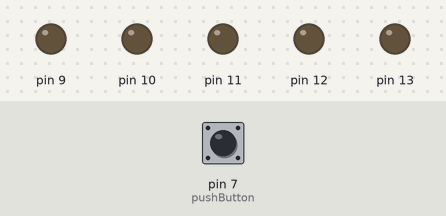
The sketch below on a simulated Arduino Uno, built with avr-gcc and run on an emulated ATmega328P. Parts: output pins drawn as LEDs (lit = HIGH). Inputs (shaded band) come from the test bench; at power-on: pin 7 (pushButton) LOW.

Above: at 1.2 s.
1.3 s: pin 7 (pushButton) pulled LOW for 0.15 s
At 1.45 s:
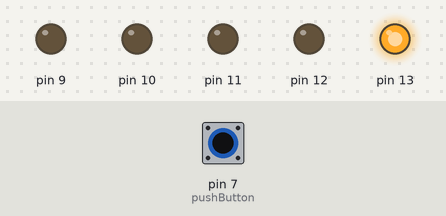
4.3 s: pin 7 (pushButton) pulled HIGH for 1 s
At 5.65 s:
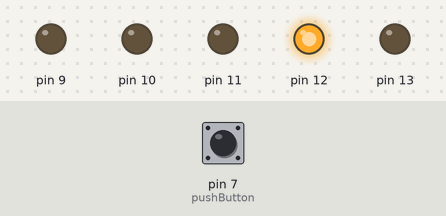
7.4 s: pin 7 (pushButton) pulled HIGH for 3.2 s
At 11.15 s:
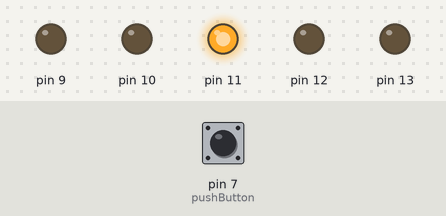
Timing chart, 0 to 13.1 s (numbered marks = the images above; inputs shaded):
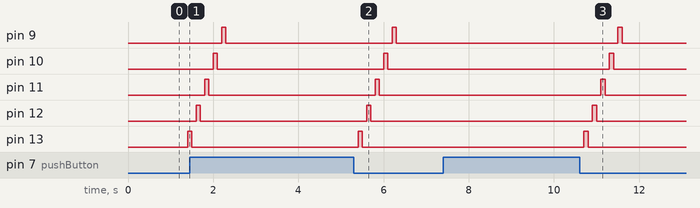

The sketch:

botao.ino
```cpp
// C++ code
//

int pushButton = 7;
bool estado = 0;

void setup()
{
  pinMode(13, OUTPUT);
  pinMode(12, OUTPUT);
  pinMode(11, OUTPUT);
  pinMode(10, OUTPUT);
  pinMode(9, OUTPUT);
  pinMode(pushButton, INPUT_PULLUP);
}

void loop()
{
  if(digitalRead(pushButton)==LOW)
  {
  estado = !estado;
  /*for(int i = 1; i <=13; i++) {
  digitalWrite(i, HIGH);
  }
  delay(100);

  for(int i = 1; i <=13; i++) {
  digitalWrite(i, LOW);
  }
  delay(100);*/

  for(int i = 14; i >=2; i--) {
  digitalWrite(i, LOW);
  delay(100);
  digitalWrite(i - 1, HIGH);
  delay(100);
  }
  while(digitalRead(pushButton) == LOW);
  delay(100);
  }


  /*digitalWrite(13, HIGH);
  delay(1000);
  digitalWrite(13, LOW);
  delay(1000);*/
}
```

Measured:
- after the input at 1.3 s, pin 9: LOW → HIGH after 0.90 s, → LOW 0.10 s later; pin 10: LOW → HIGH after 0.70 s, → LOW 0.10 s later; pin 11: LOW → HIGH after 0.50 s, → LOW 0.10 s later; pin 12: LOW → HIGH after 0.30 s, → LOW 0.10 s later; pin 13: LOW → HIGH after 0.10 s, → LOW 0.10 s later
- after the input at 4.3 s, pin 9: LOW → HIGH after 1.9 s, → LOW 0.10 s later; pin 10: LOW → HIGH after 1.7 s, → LOW 0.10 s later; pin 11: LOW → HIGH after 1.5 s, → LOW 0.10 s later; pin 12: LOW → HIGH after 1.3 s, → LOW 0.10 s later; pin 13: LOW → HIGH after 1.1 s, → LOW 0.10 s later
- after the input at 7.4 s, pin 9: LOW → HIGH after 4.1 s, → LOW 0.10 s later; pin 10: LOW → HIGH after 3.9 s, → LOW 0.10 s later; pin 11: LOW → HIGH after 3.7 s, → LOW 0.10 s later; pin 12: LOW → HIGH after 3.5 s, → LOW 0.10 s later; pin 13: LOW → HIGH after 3.3 s, → LOW 0.10 s later
